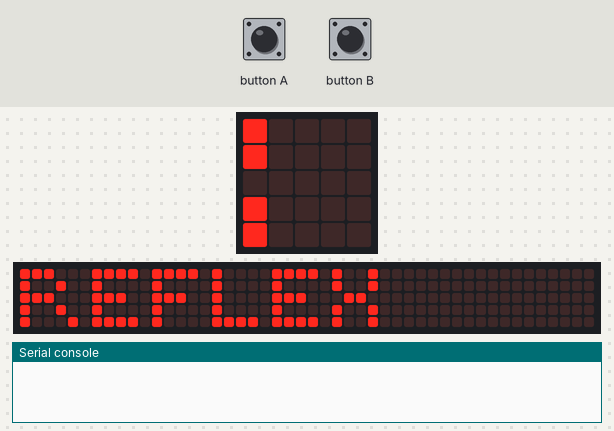
A program run on a simulated BBC micro:bit running MicroPython. Shown: the board's 5×5 LED display, a strip that is not on the board, showing the scrolling text unrolled, the last lines printed to the serial console. The inputs (shaded band) are chosen by the test bench. Dim RGB values are drawn brighter than linear; random numbers come from a fixed seed; the 48×5 strip is a reading aid, not a part: it shows the text the display is scrolling, unrolled, one strip-width of it at a time.

Above: at 5.0 s.
5.1 s: button A pressed for 1 s
At 5.45 s:
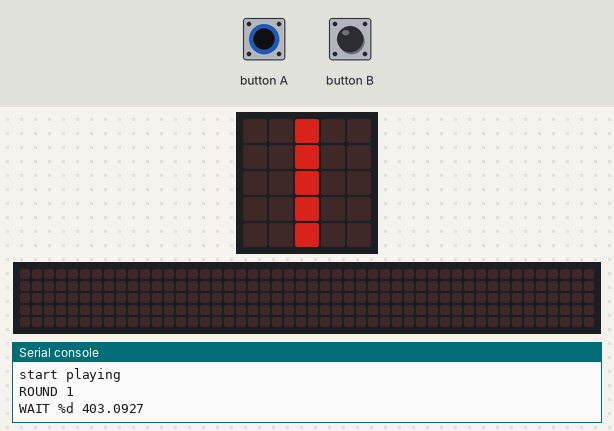
At 6.6 s:
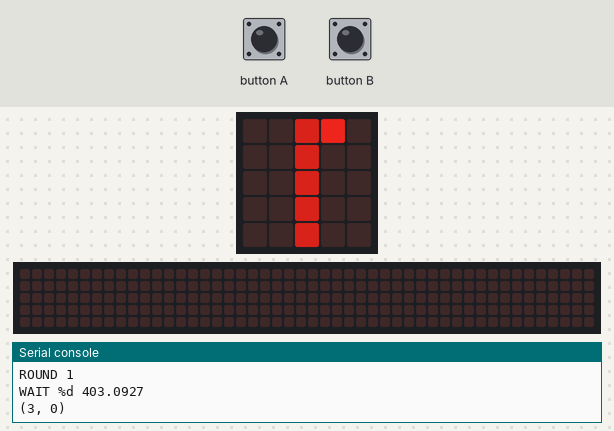
6.7 s: button B pressed for 3.2 s
At 12.87 s:
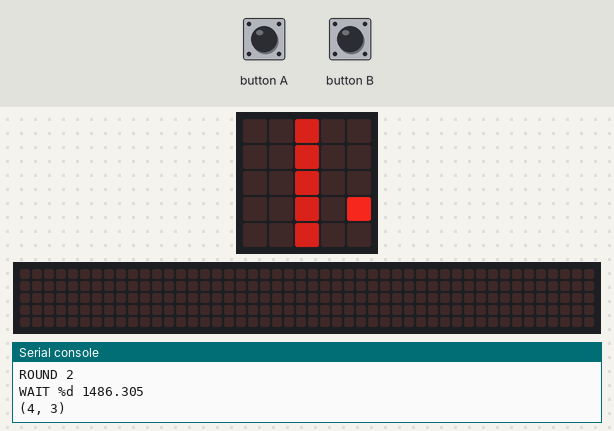
12.9 s: button B pressed for 0.15 s
16.0 s: button A pressed for 3.2 s
19.8 s: button B pressed 2 times (0.12 s each, 0.3 s apart)
23.4 s: button B pressed 5 times (0.12 s each, 0.3 s apart)
At 27.36 s:
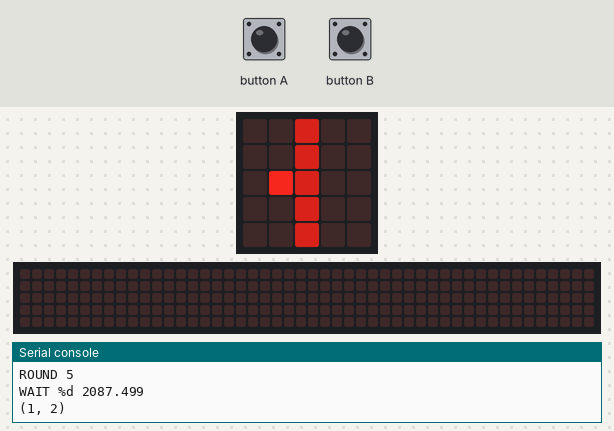
Timing chart, 0 to 28.9 s (numbered marks = the images above; inputs shaded):
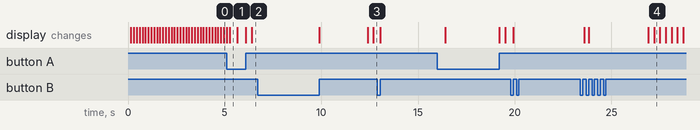

The program:

reflex.py
```python
from microbit import *
import random

score = 0
pixel = None
fade_step = 300
clicked = False
MAX_PAUSE = 3000


def get_rand_coord(limit=4):
    return random.randint(0, limit)


def get_rand_side():
    return random.choice([-1, 1])


def handle_correct_click(i):
    global score, clicked
    clicked = True
    score += (i+1)*10
    display.set_pixel(pixel[0], pixel[1], 0)
    sleep(1000)

display.scroll("REFLEX")

display.scroll('Press any button to play', wait=False, loop=True)
while True:
    if button_a.is_pressed() or button_b.is_pressed():
        print("start playing")
        break

display.clear()
while True:

    for y in range(0, 5):
        display.set_pixel(2, y, 5)

    for r in range(1, 16):

        print("ROUND %d" % r)
        wait_time = random.random()*MAX_PAUSE
        print ("WAIT %d", wait_time)

        start_time = running_time()
        diff = 0
        while diff <= wait_time:

            new_time = running_time()
            diff = new_time - start_time

        y = get_rand_coord()
        x = (get_rand_side() * (get_rand_coord(1)+1)) + 2

        pixel = (x, y)

        print(pixel)

        clicked = False
        for i in range(9, -1, -1):
            display.set_pixel(pixel[0], pixel[1], i)

            start_time = running_time()
            diff = 0
            while diff <= fade_step and not clicked:
                if x < 2:

                    if button_a.is_pressed():
                        while button_a.is_pressed():
                            continue
                        handle_correct_click(i)
                        break
                    elif button_b.is_pressed():
                        while button_b.is_pressed():
                            continue
                        score -= 10

                elif x > 2:

                    if button_b.is_pressed():
                        while button_b.is_pressed():
                            continue
                        handle_correct_click(i)
                        break
                    elif button_a.is_pressed():
                        while button_a.is_pressed():
                            continue
                        score -= 10

                new_time = running_time()
                diff = new_time - start_time

        pixel = None

        if r % 5 == 0:

            fade_step -= 25
            print ("%d: %d" % (r, fade_step))

    display.scroll("Score: %d" % score, wait=False, loop=True)

    while True:
        if button_a.is_pressed() or button_b.is_pressed():
            display.clear()
            break
```

Measured:
- what the display in image 1 shows lasts 0.4 s, from 5.3 s to 5.7 s
